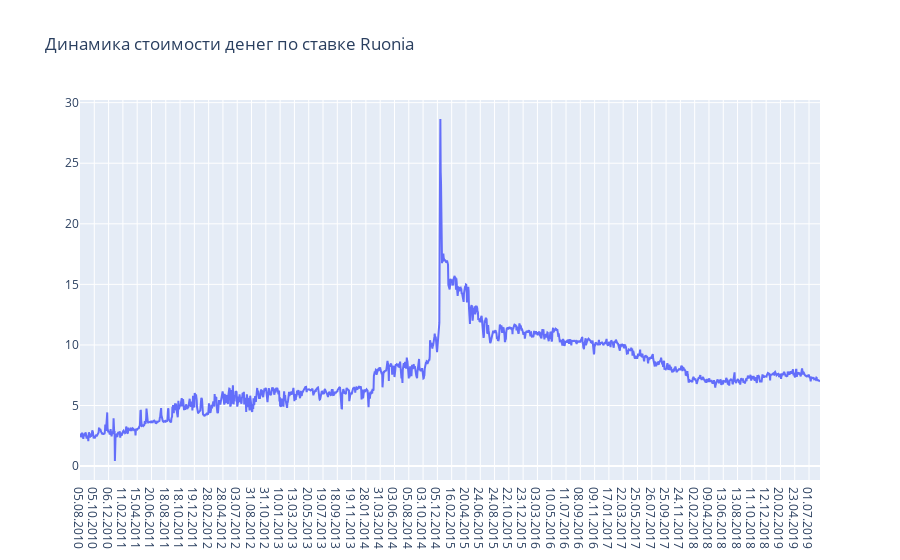

Write notebook code for a chart like this one.
### Code cell
#Построим график всех ставок Ruonia с даты основаня индекса

from plotly.offline import init_notebook_mode, iplot
import plotly
import plotly.graph_objs as go
init_notebook_mode(connected=True)

trace1 = go.Scatter(x = date_list[::-1], y = rate_list[::-1], mode = 'lines', name = 'Ruonia')
data = [trace1]
layout = dict(title = "Динамика стоимости денег по ставке Ruonia")
fig = dict(data = data, layout = layout)
iplot(fig, show_link=False)

### Figure 1 — Plotly figure (JSON) as saved in the notebook; plotly's stock layout.template omitted (floating-point values rounded to 4 significant figures; data arrays with more than 128 entries replaced by an {"elided": "..."} marker saying what was removed)
{"data": [{"mode": "lines", "name": "Ruonia", "type": "scatter", "x": {"elided": "2227 str values"}, "y": {"elided": "2227 str values"}}], "layout": {"title": {"text": "Динамика стоимости денег по ставке Ruonia"}}}
